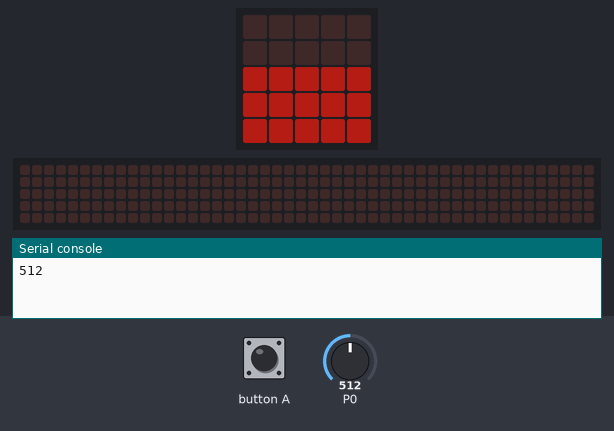
Simulated run of this program. Board: BBC micro:bit (MakeCode). Shown: the board's 5×5 LED display, a strip that is not on the board, showing the scrolling text unrolled, the last lines printed to the serial console. Inputs (shaded band) come from the test bench; at power-on: P0 = 512 (analog values on the 0–1023 scale). Dim RGB values are drawn brighter than linear; the 48×5 strip is a reading aid, not a part: it shows the text the display is scrolling, unrolled, one strip-width of it at a time.

Above: at 1.2 s.
1.3 s: P0 set to 716
At 5.4 s:
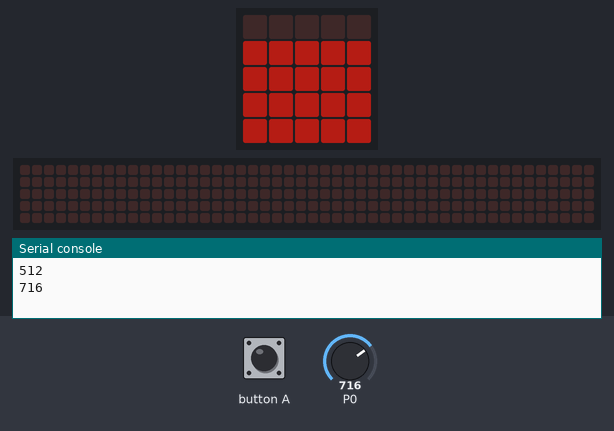
7.3 s: button A pressed for 3 s
At 10.11 s:
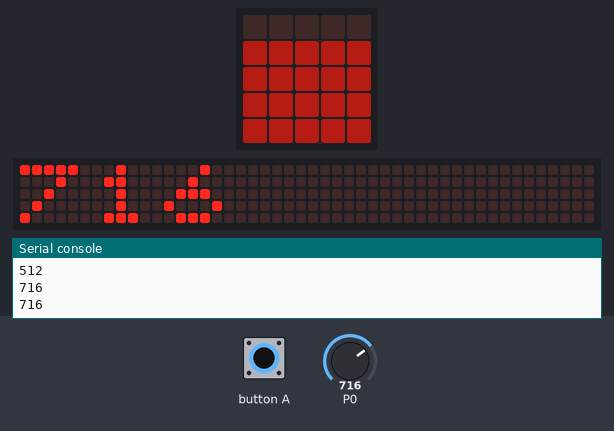
13.3 s: P0 set to 900
At 19.6 s:
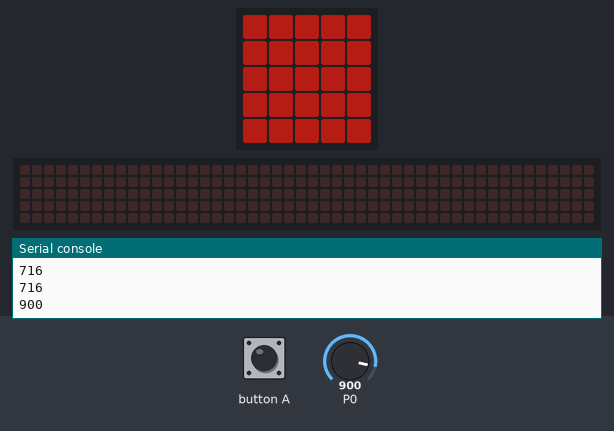
20.1 s: P0 set to 511
At 24.2 s:
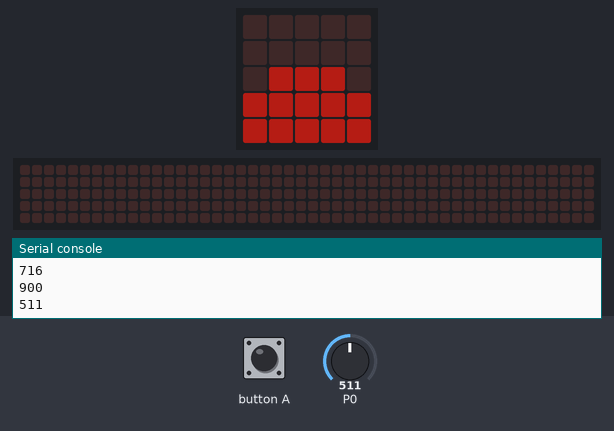
26.1 s: button A pressed for 3 s
At 32.07 s:
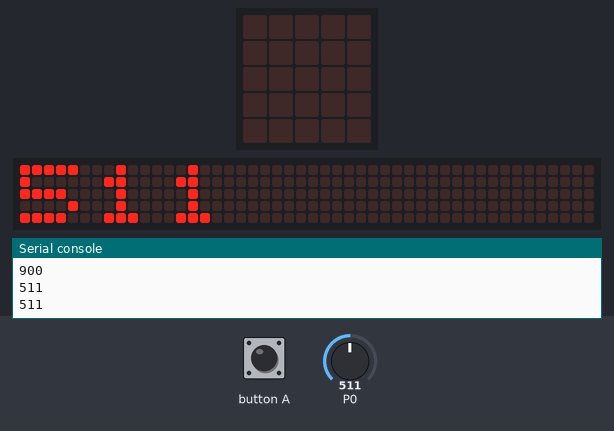
32.1 s: P0 set to 306
At 38.4 s:
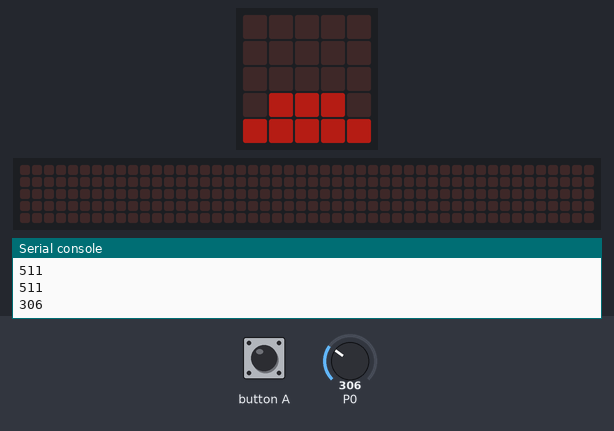
Timing chart, 0 to 39.8 s (numbered marks = the images above; inputs shaded):
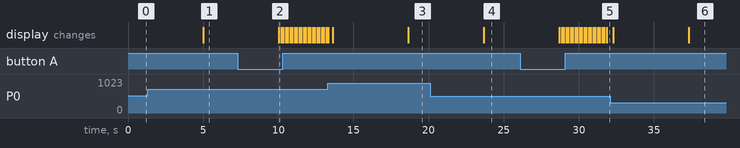

Measured:
- after the input at 1.3 s, the display: changes after 3.7 s (image 1)
- after the input at 7.3 s, the display: changes after 2.7 s (image 2)
- after the input at 13.3 s, the display: first differs from a run without the input after 5.4 s (image 3)
- after the input at 20.1 s, the display: changes after 3.6 s (image 4)
- after the input at 26.1 s, the display: first changes after 2.6 s (image 5 shows a later state)
- after the input at 32.1 s, the display: first differs from a run without the input after 5.2 s (image 6)

The program:

main.ts
```typescript
let reading = 0
led.setBrightness(64)
basic.forever(function () {
    pins.analogWritePin(AnalogPin.P1, 1023)
    reading = pins.analogReadPin(AnalogPin.P0)
    pins.analogWritePin(AnalogPin.P1, 0)
    led.plotBarGraph(
    reading,
    1023
    )
    if (input.buttonIsPressed(Button.A)) {
        basic.showNumber(reading)
    }
    basic.pause(5000)
})
```

test.ts
```typescript
// les tests vont ici ; cela ne sera pas compilé si ce paquet est utilisé en tant qu'extension.
```
